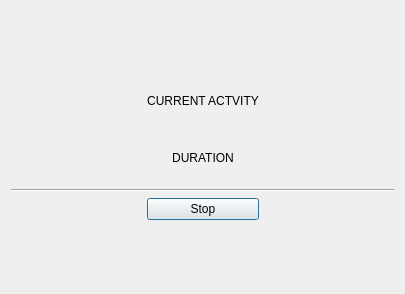
<?xml version="1.0" encoding="UTF-8"?>
<ui version="4.0">
 <class>tt3::gui::FullScreenReminderWindow</class>
 <widget class="QDialog" name="tt3::gui::FullScreenReminderWindow">
  <property name="geometry">
   <rect>
    <x>0</x>
    <y>0</y>
    <width>405</width>
    <height>294</height>
   </rect>
  </property>
  <property name="windowTitle">
   <string>Dialog</string>
  </property>
  <property name="modal">
   <bool>true</bool>
  </property>
  <layout class="QGridLayout" name="gridLayout">
   <item row="0" column="0" colspan="3">
    <spacer name="verticalSpacer_2">
     <property name="orientation">
      <enum>Qt::Orientation::Vertical</enum>
     </property>
     <property name="sizeHint" stdset="0">
      <size>
       <width>368</width>
       <height>40</height>
      </size>
     </property>
    </spacer>
   </item>
   <item row="1" column="1">
    <widget class="QLabel" name="currentActivityLabel">
     <property name="text">
      <string>CURRENT ACTVITY</string>
     </property>
     <property name="alignment">
      <set>Qt::AlignmentFlag::AlignCenter</set>
     </property>
    </widget>
   </item>
   <item row="2" column="1">
    <widget class="QLabel" name="durationLabel">
     <property name="text">
      <string>DURATION</string>
     </property>
     <property name="alignment">
      <set>Qt::AlignmentFlag::AlignCenter</set>
     </property>
    </widget>
   </item>
   <item row="4" column="1">
    <widget class="QPushButton" name="stopPushButton">
     <property name="text">
      <string>Stop</string>
     </property>
     <property name="icon">
      <iconset resource="tt3-gui.qrc">
       <normaloff>:/tt3-gui/Resources/Images/Actions/StopSmall.png</normaloff>:/tt3-gui/Resources/Images/Actions/StopSmall.png</iconset>
     </property>
    </widget>
   </item>
   <item row="5" column="0" colspan="3">
    <spacer name="verticalSpacer">
     <property name="orientation">
      <enum>Qt::Orientation::Vertical</enum>
     </property>
     <property name="sizeHint" stdset="0">
      <size>
       <width>378</width>
       <height>40</height>
      </size>
     </property>
    </spacer>
   </item>
   <item row="1" column="0" rowspan="2">
    <spacer name="horizontalSpacer">
     <property name="orientation">
      <enum>Qt::Orientation::Horizontal</enum>
     </property>
     <property name="sizeHint" stdset="0">
      <size>
       <width>123</width>
       <height>98</height>
      </size>
     </property>
    </spacer>
   </item>
   <item row="1" column="2" rowspan="2">
    <spacer name="horizontalSpacer_2">
     <property name="orientation">
      <enum>Qt::Orientation::Horizontal</enum>
     </property>
     <property name="sizeHint" stdset="0">
      <size>
       <width>122</width>
       <height>108</height>
      </size>
     </property>
    </spacer>
   </item>
   <item row="3" column="0" colspan="3">
    <widget class="Line" name="line">
     <property name="orientation">
      <enum>Qt::Orientation::Horizontal</enum>
     </property>
    </widget>
   </item>
   <item row="4" column="0">
    <spacer name="horizontalSpacer_3">
     <property name="orientation">
      <enum>Qt::Orientation::Horizontal</enum>
     </property>
     <property name="sizeHint" stdset="0">
      <size>
       <width>40</width>
       <height>20</height>
      </size>
     </property>
    </spacer>
   </item>
   <item row="4" column="2">
    <spacer name="horizontalSpacer_4">
     <property name="orientation">
      <enum>Qt::Orientation::Horizontal</enum>
     </property>
     <property name="sizeHint" stdset="0">
      <size>
       <width>40</width>
       <height>20</height>
      </size>
     </property>
    </spacer>
   </item>
  </layout>
 </widget>
 <resources>
  <include location="tt3-gui.qrc"/>
 </resources>
 <connections>
  <connection>
   <sender>stopPushButton</sender>
   <signal>clicked()</signal>
   <receiver>tt3::gui::FullScreenReminderWindow</receiver>
   <slot>_stopPushButtonClicked()</slot>
   <hints>
    <hint type="sourcelabel">
     <x>202</x>
     <y>152</y>
    </hint>
    <hint type="destinationlabel">
     <x>202</x>
     <y>111</y>
    </hint>
   </hints>
  </connection>
 </connections>
 <slots>
  <slot>_stopPushButtonClicked()</slot>
 </slots>
</ui>
